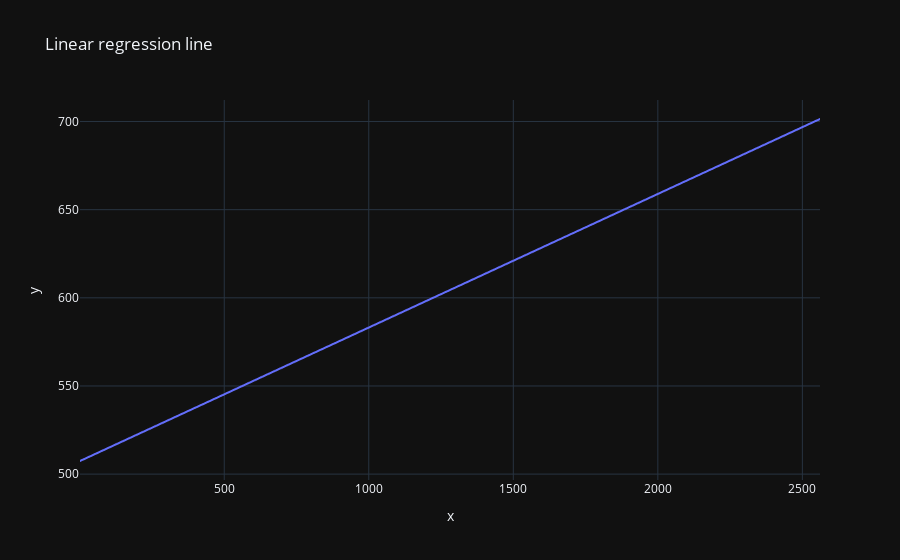
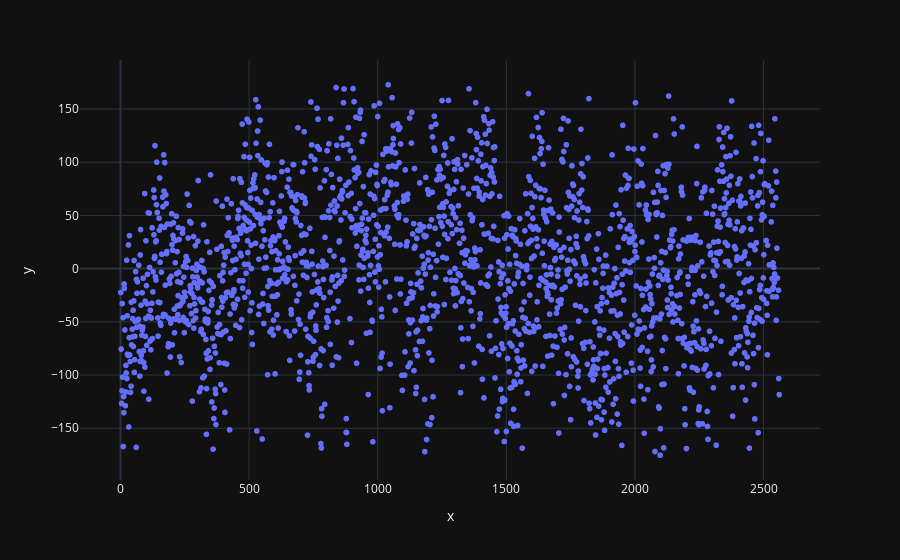
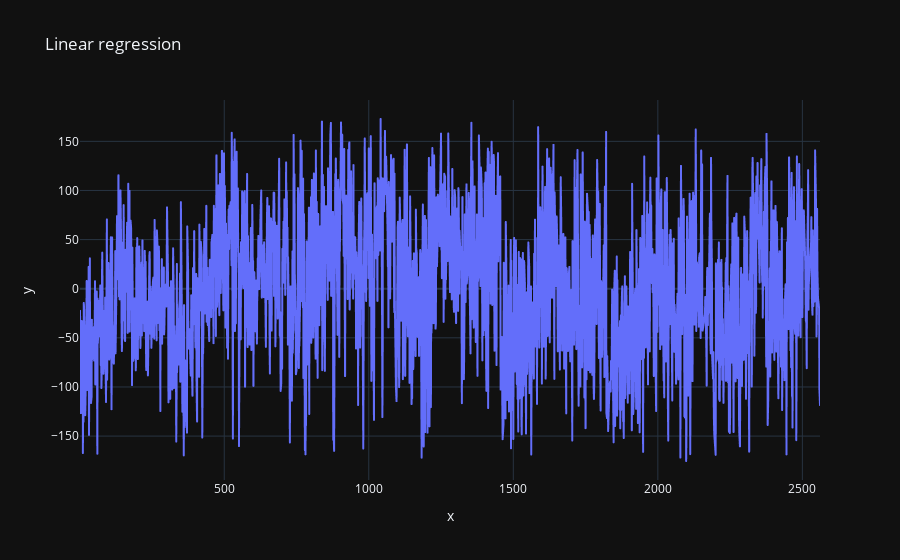

The cell these charts' notebook holds for them, in order:
### Code cell
from scipy.fft import fft, ifft, fftfreq
from scipy.interpolate import interp1d
from scipy.io.wavfile import write

train_df.sort_values(by=ZICD)
clean_x = train_df[ZICD]
clean_y = train_df['NUM_COLLISIONS']

# linear regress again with clean df
# Do linear regression
clean_slope, clean_intercept, clean_r_value, clean_p_value, clean_std_err = stats.linregress(clean_x,clean_y)

# Calculate Residuals
clean_predicted_y = clean_slope * clean_x + clean_intercept
clean_residuals = clean_y - clean_predicted_y

px.line(x=clean_x, y=clean_predicted_y, title="Linear regression line").show()
px.scatter(x=clean_x, y=clean_residuals).show()


regular_x = np.arange(clean_x.min(),clean_x.max()+1,1)

f = interp1d(clean_x, clean_residuals, kind='linear')
regular_y = f(regular_x)

regular_line = interp1d(clean_x, clean_predicted_y, kind='linear')
regular_y_line = f(regular_x)

px.line(x=regular_x, y=regular_y_line, title="Linear regression").show()

# Plot the interpolated samples
px.line(df, x=regular_x, y=regular_y, title="Interpolated samples").show()


# Number of samples
N = len(regular_y)
# Spacing interpolated to be 1
T = 1


yf = fft(regular_y)
xf = fftfreq(N, T)[0:N//2]
wavelength_in_days = 1/fftfreq(N, T)[1:N//2]

magnitude = 2.0/N * np.abs(yf[1:N//2])
magnitude_with_first_value = 2.0/N * np.abs(yf[0:N//2])
transform_plot = px.line(x=wavelength_in_days,y=magnitude, title="FFT Magnitude For Wavelength")
transform_plot.update_layout(xaxis_title="Wavelength in days", yaxis_title="Magnitude")
transform_plot.show()

px.line(x=xf, y = magnitude_with_first_value, title="FFT Magnitude for Frequency").show()

def output_wav():
    # Create a wave
    ifft_result = ifft(yf)
    
    # Make real first
    real_ifft_result = np.real(ifft_result)
    
    # Normalise to -1 to 1
    normalized_ifft = np.interp(real_ifft_result, (real_ifft_result.min(), real_ifft_result.max()), (-1, +1))
    
    # Ensure it's real...
    audio_signal = np.real(normalized_ifft)
    
    # Rate
    sampling_rate = 96_000 # 96kHz for Serum.
    
    # Write to WAV
    write("collisions_of_NYC.wav", sampling_rate, audio_signal.astype(np.float32))

### Figure 1 — Plotly figure (JSON) as saved in the notebook; plotly's stock layout.template omitted (floating-point values rounded to 4 significant figures; data arrays with more than 128 entries replaced by an {"elided": "..."} marker saying what was removed)
{"data": [{"hovertemplate": "x=%{x}<br>y=%{y}<extra></extra>", "legendgroup": "", "line": {"color": "#636efa", "dash": "solid"}, "marker": {"symbol": "circle"}, "mode": "lines", "name": "", "showlegend": false, "type": "scattergl", "x": {"elided": "1874 int values"}, "xaxis": "x", "y": {"elided": "1874 float values"}, "yaxis": "y"}], "layout": {"autosize": true, "legend": {"tracegroupgap": 0}, "title": {"text": "Linear regression line"}, "xaxis": {"anchor": "y", "autorange": true, "domain": [0, 1], "range": [1, 2561], "title": {"text": "x"}, "type": "linear"}, "yaxis": {"anchor": "x", "autorange": true, "domain": [0, 1], "range": [496.7, 712.2], "title": {"text": "y"}, "type": "linear"}}}

### Figure 2 — Plotly figure (JSON) as saved in the notebook; plotly's stock layout.template omitted (floating-point values rounded to 4 significant figures; data arrays with more than 128 entries replaced by an {"elided": "..."} marker saying what was removed)
{"data": [{"hovertemplate": "x=%{x}<br>y=%{y}<extra></extra>", "legendgroup": "", "marker": {"color": "#636efa", "symbol": "circle"}, "mode": "markers", "name": "", "showlegend": false, "type": "scattergl", "x": {"elided": "1874 int values"}, "xaxis": "x", "y": {"elided": "1874 float values"}, "yaxis": "y"}], "layout": {"autosize": true, "legend": {"tracegroupgap": 0}, "margin": {"t": 60}, "xaxis": {"anchor": "y", "autorange": true, "domain": [0, 1], "range": [-153.9, 2716.0], "title": {"text": "x"}, "type": "linear"}, "yaxis": {"anchor": "x", "autorange": true, "domain": [0, 1], "range": [-202.3, 199.7], "title": {"text": "y"}, "type": "linear"}}}

### Figure 3 — Plotly figure (JSON) as saved in the notebook; plotly's stock layout.template omitted (floating-point values rounded to 4 significant figures; data arrays with more than 128 entries replaced by an {"elided": "..."} marker saying what was removed)
{"data": [{"hovertemplate": "x=%{x}<br>y=%{y}<extra></extra>", "legendgroup": "", "line": {"color": "#636efa", "dash": "solid"}, "marker": {"symbol": "circle"}, "mode": "lines", "name": "", "showlegend": false, "type": "scattergl", "x": {"elided": "2561 int values"}, "xaxis": "x", "y": {"elided": "2561 float values"}, "yaxis": "y"}], "layout": {"autosize": true, "legend": {"tracegroupgap": 0}, "title": {"text": "Linear regression"}, "xaxis": {"anchor": "y", "autorange": true, "domain": [0, 1], "range": [1, 2561], "title": {"text": "x"}, "type": "linear"}, "yaxis": {"anchor": "x", "autorange": true, "domain": [0, 1], "range": [-194.7, 192.1], "title": {"text": "y"}, "type": "linear"}}}
